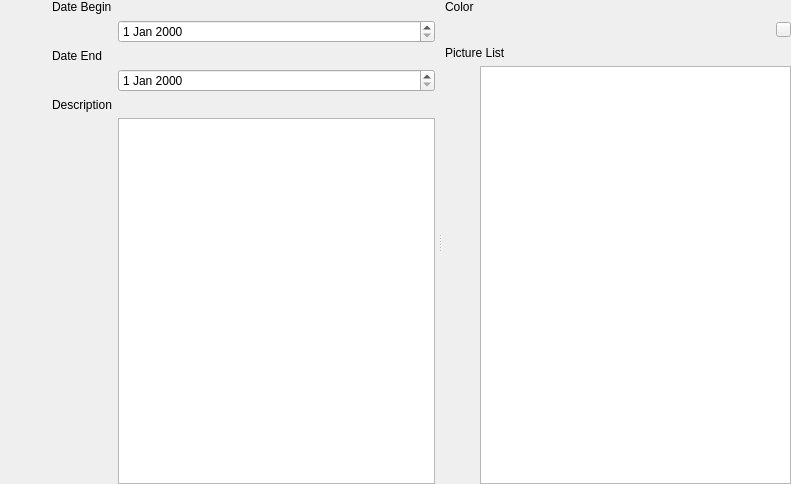
<?xml version="1.0" encoding="UTF-8"?>
<ui version="4.0">
 <class>ModuleEventEdit</class>
 <widget class="QWidget" name="ModuleEventEdit">
  <property name="geometry">
   <rect>
    <x>0</x>
    <y>0</y>
    <width>791</width>
    <height>484</height>
   </rect>
  </property>
  <property name="windowTitle">
   <string>EventEdit</string>
  </property>
  <layout class="QVBoxLayout" name="verticalLayout">
   <property name="spacing">
    <number>0</number>
   </property>
   <property name="leftMargin">
    <number>52</number>
   </property>
   <property name="topMargin">
    <number>0</number>
   </property>
   <property name="rightMargin">
    <number>0</number>
   </property>
   <property name="bottomMargin">
    <number>0</number>
   </property>
   <item>
    <widget class="QSplitter" name="splitter">
     <property name="orientation">
      <enum>Qt::Horizontal</enum>
     </property>
     <property name="handleWidth">
      <number>10</number>
     </property>
     <property name="childrenCollapsible">
      <bool>false</bool>
     </property>
     <widget class="QWidget" name="layoutWidget_2">
      <layout class="QGridLayout" name="gridLayout_2">
       <property name="spacing">
        <number>6</number>
       </property>
       <item row="0" column="0">
        <widget class="QLabel" name="label">
         <property name="text">
          <string>Date Begin</string>
         </property>
        </widget>
       </item>
       <item row="1" column="1">
        <widget class="QDateEdit" name="dateEdit_begin"/>
       </item>
       <item row="2" column="0">
        <widget class="QLabel" name="label_2">
         <property name="text">
          <string>Date End</string>
         </property>
        </widget>
       </item>
       <item row="3" column="1">
        <widget class="QDateEdit" name="dateEdit_end"/>
       </item>
       <item row="4" column="0">
        <widget class="QLabel" name="label_3">
         <property name="text">
          <string>Description</string>
         </property>
        </widget>
       </item>
       <item row="5" column="1">
        <widget class="QPlainTextEdit" name="plainTextEdit"/>
       </item>
      </layout>
     </widget>
     <widget class="QWidget" name="layoutWidget_3">
      <layout class="QGridLayout" name="gridLayout">
       <item row="0" column="0">
        <widget class="QLabel" name="label_4">
         <property name="text">
          <string>Color</string>
         </property>
        </widget>
       </item>
       <item row="1" column="1">
        <layout class="QHBoxLayout" name="horizontalLayout">
         <item>
          <spacer name="horizontalSpacer">
           <property name="orientation">
            <enum>Qt::Horizontal</enum>
           </property>
           <property name="sizeHint" stdset="0">
            <size>
             <width>40</width>
             <height>20</height>
            </size>
           </property>
          </spacer>
         </item>
         <item>
          <widget class="QPushButton" name="pushButton_color">
           <property name="sizePolicy">
            <sizepolicy hsizetype="Fixed" vsizetype="Fixed">
             <horstretch>0</horstretch>
             <verstretch>0</verstretch>
            </sizepolicy>
           </property>
           <property name="maximumSize">
            <size>
             <width>15</width>
             <height>15</height>
            </size>
           </property>
           <property name="layoutDirection">
            <enum>Qt::LeftToRight</enum>
           </property>
           <property name="text">
            <string/>
           </property>
          </widget>
         </item>
        </layout>
       </item>
       <item row="2" column="0" colspan="2">
        <widget class="QLabel" name="label_5">
         <property name="text">
          <string>Picture List</string>
         </property>
        </widget>
       </item>
       <item row="3" column="1">
        <widget class="QListWidget" name="listWidget"/>
       </item>
      </layout>
     </widget>
    </widget>
   </item>
  </layout>
 </widget>
 <resources/>
 <connections/>
</ui>
